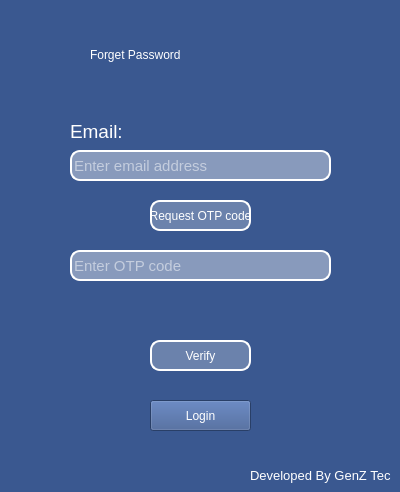
<?xml version="1.0" encoding="UTF-8"?>
<ui version="4.0">
 <class>Dialog</class>
 <widget class="QDialog" name="Dialog">
  <property name="geometry">
   <rect>
    <x>0</x>
    <y>0</y>
    <width>400</width>
    <height>492</height>
   </rect>
  </property>
  <property name="windowTitle">
   <string>Dialog</string>
  </property>
  <property name="styleSheet">
   <string notr="true">background-color: qlineargradient(spread:pad, x1:0, y1:1, x2:0, y2:1, stop:0 rgba(58, 88, 144, 255), stop:1 rgba(255, 255, 255, 255));</string>
  </property>
  <widget class="QLineEdit" name="emailline">
   <property name="geometry">
    <rect>
     <x>70</x>
     <y>150</y>
     <width>261</width>
     <height>31</height>
    </rect>
   </property>
   <property name="font">
    <font>
     <pointsize>11</pointsize>
    </font>
   </property>
   <property name="styleSheet">
    <string notr="true">QLineEdit{
border : 2px solid rgb(255, 255, 255);
border-radius: 10px;
background-color:rgb(136, 154, 188);
color: rgb(255, 255, 255);
}</string>
   </property>
   <property name="placeholderText">
    <string>Enter email address</string>
   </property>
  </widget>
  <widget class="QPushButton" name="vefbut">
   <property name="geometry">
    <rect>
     <x>150</x>
     <y>340</y>
     <width>101</width>
     <height>31</height>
    </rect>
   </property>
   <property name="styleSheet">
    <string notr="true">QPushButton{
border : 2px solid rgb(255, 255, 255);
border-radius: 10px;
background-color:rgb(107, 130, 172);
color:rgb(255, 255, 255);
}</string>
   </property>
   <property name="text">
    <string>Verify</string>
   </property>
  </widget>
  <widget class="QPushButton" name="reqbut">
   <property name="geometry">
    <rect>
     <x>150</x>
     <y>200</y>
     <width>101</width>
     <height>31</height>
    </rect>
   </property>
   <property name="styleSheet">
    <string notr="true">QPushButton{
border : 2px solid rgb(255, 255, 255);
border-radius: 10px;
background-color:rgb(107, 130, 172);
color:rgb(255, 255, 255);
}</string>
   </property>
   <property name="text">
    <string>Request OTP code</string>
   </property>
  </widget>
  <widget class="QLabel" name="label_4">
   <property name="geometry">
    <rect>
     <x>250</x>
     <y>460</y>
     <width>141</width>
     <height>31</height>
    </rect>
   </property>
   <property name="styleSheet">
    <string notr="true">color:rgb(152, 255, 252);
font: 75 22pt &quot;MS Shell Dlg 2&quot;;
background-color: qlineargradient(spread:pad, x1:0, y1:1, x2:0, y2:1, stop:0 rgba(58, 88, 144, 255), stop:1 rgba(255, 255, 255, 255));</string>
   </property>
   <property name="text">
    <string>&lt;html&gt;&lt;head/&gt;&lt;body&gt;&lt;p&gt;&lt;span style=&quot; font-size:10pt; color:#ffffff;&quot;&gt;Developed By GenZ Tech&lt;/span&gt;&lt;/p&gt;&lt;/body&gt;&lt;/html&gt;</string>
   </property>
  </widget>
  <widget class="QLabel" name="label_5">
   <property name="geometry">
    <rect>
     <x>70</x>
     <y>120</y>
     <width>101</width>
     <height>21</height>
    </rect>
   </property>
   <property name="styleSheet">
    <string notr="true">color:rgb(152, 255, 252);
font: 75 22pt &quot;MS Shell Dlg 2&quot;;
background-color: qlineargradient(spread:pad, x1:0, y1:1, x2:0, y2:1, stop:0 rgba(58, 88, 144, 255), stop:1 rgba(255, 255, 255, 255));</string>
   </property>
   <property name="text">
    <string>&lt;html&gt;&lt;head/&gt;&lt;body&gt;&lt;p&gt;&lt;span style=&quot; font-size:14pt; color:#ffffff;&quot;&gt;Email:&lt;/span&gt;&lt;/p&gt;&lt;/body&gt;&lt;/html&gt;</string>
   </property>
  </widget>
  <widget class="QLineEdit" name="otpline">
   <property name="geometry">
    <rect>
     <x>70</x>
     <y>250</y>
     <width>261</width>
     <height>31</height>
    </rect>
   </property>
   <property name="font">
    <font>
     <pointsize>11</pointsize>
    </font>
   </property>
   <property name="styleSheet">
    <string notr="true">QLineEdit{
border : 2px solid rgb(255, 255, 255);
border-radius: 10px;
background-color:rgb(136, 154, 188);
color:rgb(255, 255, 255);
}</string>
   </property>
   <property name="placeholderText">
    <string>Enter OTP code</string>
   </property>
  </widget>
  <widget class="QLabel" name="label_2">
   <property name="geometry">
    <rect>
     <x>90</x>
     <y>30</y>
     <width>221</width>
     <height>51</height>
    </rect>
   </property>
   <property name="styleSheet">
    <string notr="true">color:white;
font: 75 22pt &quot;MS Shell Dlg 2&quot;;
background-color: qlineargradient(spread:pad, x1:0, y1:1, x2:0, y2:1, stop:0 rgba(58, 88, 144, 255), stop:1 rgba(255, 255, 255, 255));</string>
   </property>
   <property name="text">
    <string>&lt;html&gt;&lt;head/&gt;&lt;body&gt;&lt;p&gt;&lt;span style=&quot; color:#ffffff;&quot;&gt;Forget Password&lt;/span&gt;&lt;/p&gt;&lt;/body&gt;&lt;/html&gt;</string>
   </property>
  </widget>
  <widget class="QPushButton" name="tologintbut">
   <property name="geometry">
    <rect>
     <x>150</x>
     <y>400</y>
     <width>101</width>
     <height>31</height>
    </rect>
   </property>
   <property name="styleSheet">
    <string notr="true">QPushButton{
background-color:rgb(58, 88, 144);
color:rgb(255, 255, 255);
}</string>
   </property>
   <property name="text">
    <string>Login</string>
   </property>
  </widget>
  <widget class="QLabel" name="showtext">
   <property name="geometry">
    <rect>
     <x>80</x>
     <y>300</y>
     <width>301</width>
     <height>21</height>
    </rect>
   </property>
   <property name="font">
    <font>
     <pointsize>10</pointsize>
    </font>
   </property>
   <property name="styleSheet">
    <string notr="true">background-color: rgb(58, 88, 144);</string>
   </property>
   <property name="text">
    <string/>
   </property>
  </widget>
 </widget>
 <resources/>
 <connections/>
</ui>
